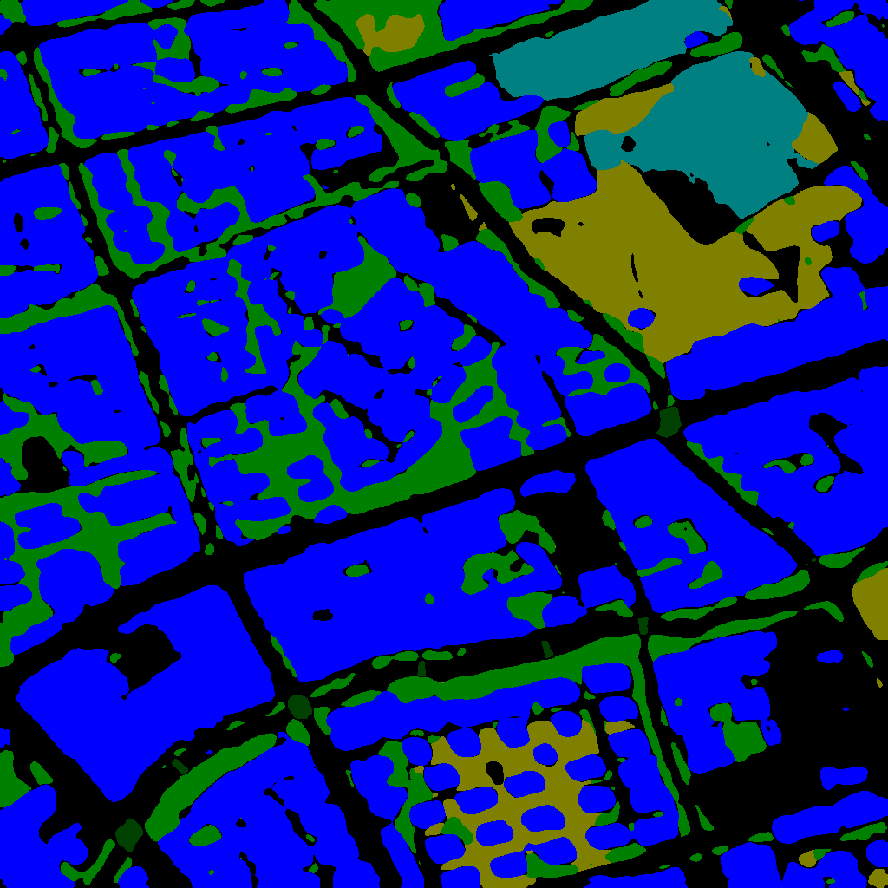
#> input picture Question1/download.png, 888 x 888 px, found by its file name
$ jupyter execute test_building_footprint.ipynb
#> lines starting #> are read from the running program, lines starting #| are printed output that depends on the picture; after the words box and inside, x2 and y2 are one past the last pixel; in counts of white or black regions, pixels touching at a corner belong together
[cell 1]
import cv2
import os
import numpy as np
import pandas as pd
import matplotlib.pyplot as plt
from scipy.spatial import Delaunay
from collections import defaultdict

[cell 2]
plt.rcParams['font.family'] = ['SimHei']  # 设置字体为‘SimHei’
plt.rcParams['axes.unicode_minus'] = False  # 正确显示负号

[cell 3]
# 读取图像
image_path = os.path.join(r'C:\Users\11054\Desktop\hust\Question1\download.png')
image = cv2.imread(image_path)
#> image is the input picture: shape (888, 888, 3); mean B, G, R 133.1, 32.4, 8.8

# 将图像从 BGR 转换到 HSV 颜色空间
hsv = cv2.cvtColor(image, cv2.COLOR_BGR2HSV)
#> hsv: shape (888, 888, 3); mean H, S, V 74.5, 192.5, 160.1

# 定义 HSV 中蓝色的范围 110~130
lower_blue = np.array([110,50,50])
upper_blue = np.array([130,255,255])

# 阈值 HSV 图像，获取蓝色范围
mask = cv2.inRange(hsv, lower_blue, upper_blue)
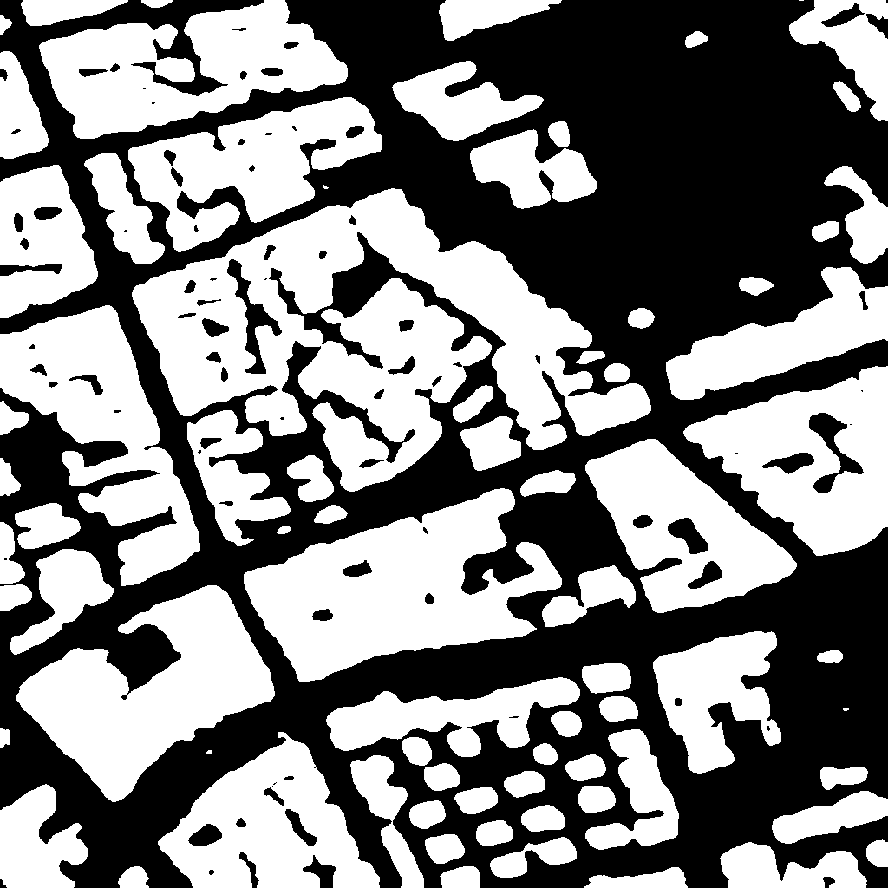
#> mask: shape (888, 888); 50.1% white; 84 black regions (20 under 20 px), largest, box (x1, y1, x2, y2) and area: (0, 0, 888, 888) 380988, (227, 259, 282, 374) 1584, (809, 413, 864, 493) 1411

#  去除噪点 & 填充蓝色区域中的小洞
kernel = np.ones((5,5),np.uint8)
mask = cv2.morphologyEx(mask, cv2.MORPH_OPEN, kernel)
#> mask: shape (888, 888); 50% white; 77 white regions, largest, box (x1, y1, x2, y2) and area: (132, 189, 593, 492) 63627, (244, 488, 562, 682) 32207, (16, 585, 275, 801) 26429
mask = cv2.morphologyEx(mask, cv2.MORPH_CLOSE, kernel)
#> mask: shape (888, 888); 50.4% white; 70 black regions, largest, box (x1, y1, x2, y2) and area: (0, 0, 888, 888) 373217, (331, 235, 504, 351) 4371, (228, 260, 280, 374) 1549

# 使用蒙版获取原图像中的蓝色部分
blue_part = cv2.bitwise_and(image, image, mask=mask)

# 保存蓝色部分图像
output_path = os.path.join(r'C:\Users\11054\Desktop\hust\Question1\blue_part.png')
cv2.imwrite(output_path, blue_part)

# 显示原图、蒙版和蓝色部分
plt.figure(figsize=(15, 5))

plt.subplot(1, 3, 1)
plt.imshow(cv2.cvtColor(image, cv2.COLOR_BGR2RGB))
plt.title('Original Image')
plt.axis('off')

plt.subplot(1, 3, 2)
plt.imshow(mask, cmap='gray')
plt.title('Mask')
plt.axis('off')

plt.subplot(1, 3, 3)
plt.imshow(cv2.cvtColor(blue_part, cv2.COLOR_BGR2RGB))
plt.title('Blue Part')
plt.axis('off')

plt.tight_layout()
plt.show()
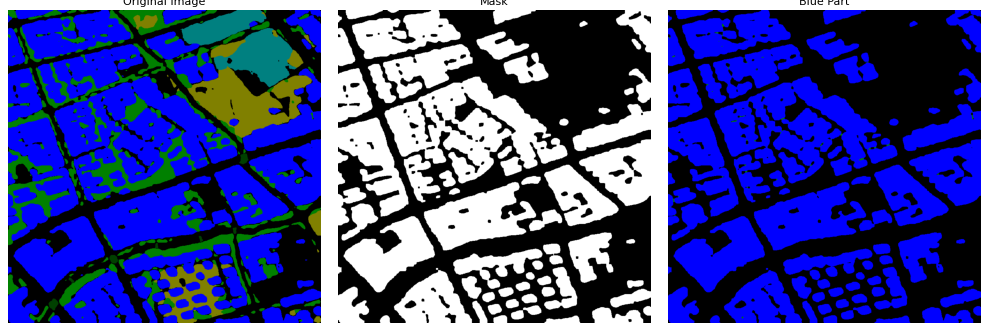
#> figure drawn by matplotlib, 3 panels

output_path

[cell 4]
# 使用之前生成的mask，将非蓝色区域变为白色
# 白色在BGR中表示为(255, 255, 255)
white_background = np.full(image.shape, 255, dtype=image.dtype)
# 只在非蓝色区域应用白色背景
non_blue_part = cv2.bitwise_and(white_background, white_background, mask=~mask)
#> non_blue_part: shape (888, 888, 3); 49.6% white; 70 white regions
#> white_background: shape (888, 888, 3); every value is 255

# 蓝色区域变为灰色，取蓝色部分的平均值作为灰度值
# 灰色在BGR中表示为相同的值(即平均值)
blue_to_gray = blue_part.copy()
blue_gray_value = cv2.mean(blue_to_gray, mask=mask)[:3]
#> blue_gray_value = (253.1, 0.375, 0.000322)
gray_value = int(np.mean(blue_gray_value))
#> gray_value = 84
blue_to_gray[blue_to_gray > 0] = gray_value

# 将变为灰色的蓝色区域与白色背景合并
gray_blue_white_image = cv2.add(blue_to_gray, non_blue_part)

# 保存灰度图像
output_gray_path = os.path.join(r'C:\Users\11054\Desktop\hust\Question1\blue_gray_blue_white_image.png')
cv2.imwrite(output_gray_path, gray_blue_white_image)

# 显示灰度图像
plt.imshow(cv2.cvtColor(gray_blue_white_image, cv2.COLOR_BGR2RGB))
plt.title('Gray Blue on White Image')
plt.axis('off')
plt.show()

output_gray_path

[cell 5]
# 载入处理好的图像，其中蓝色部分变为灰色，其余变为白色
gray_blue_white_image = cv2.imread(output_gray_path)

# 寻找灰色实体的轮廓
# 将图像转换为灰度图像
gray = cv2.cvtColor(gray_blue_white_image, cv2.COLOR_BGR2GRAY)
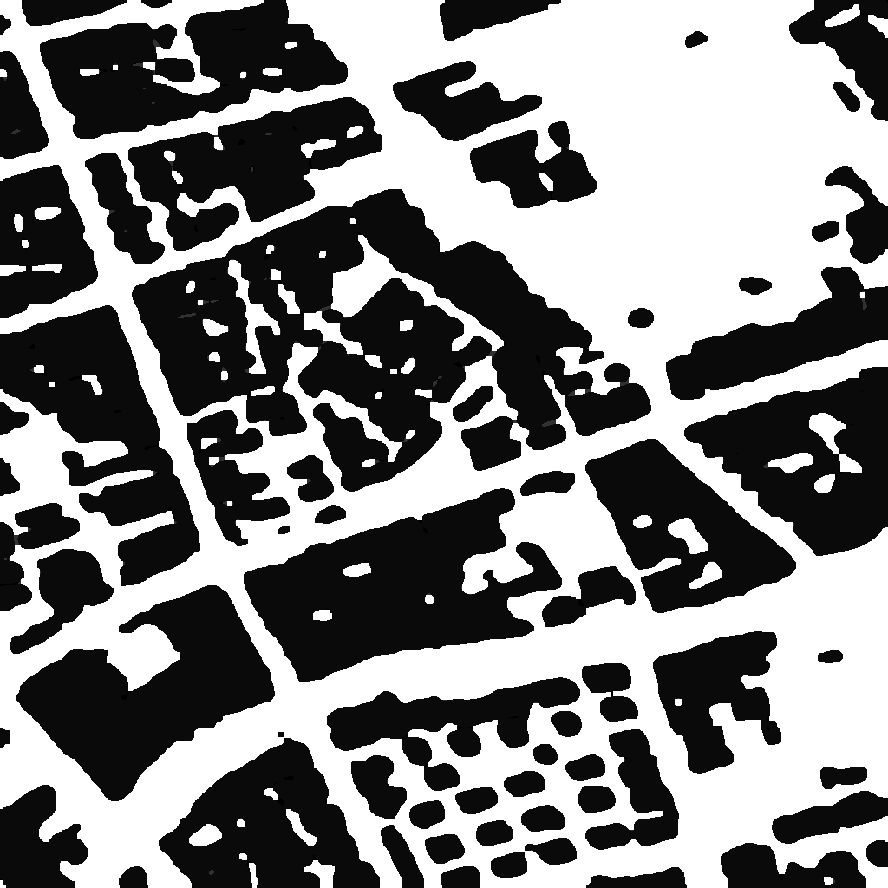
#> gray: shape (888, 888); min 0, max 255, mean 131.7

# 设置阈值以仅保留灰色实体
_, thresh = cv2.threshold(gray, 240, 255, cv2.THRESH_BINARY_INV)

# 查找轮廓
contours, _ = cv2.findContours(thresh, cv2.RETR_EXTERNAL, cv2.CHAIN_APPROX_SIMPLE)
#> contours = 66 contours; largest, box (x1, y1, x2, y2) and area: (132, 189, 651, 492) 80049, (244, 488, 562, 682) 32304, (16, 585, 275, 801) 26066, (0, 305, 200, 586) 24154, (40, 0, 348, 139) 23796

# 在原图上绘制红色轮廓，保留灰色实体
cv2.drawContours(gray_blue_white_image, contours, -1, (0, 0, 255), 2)
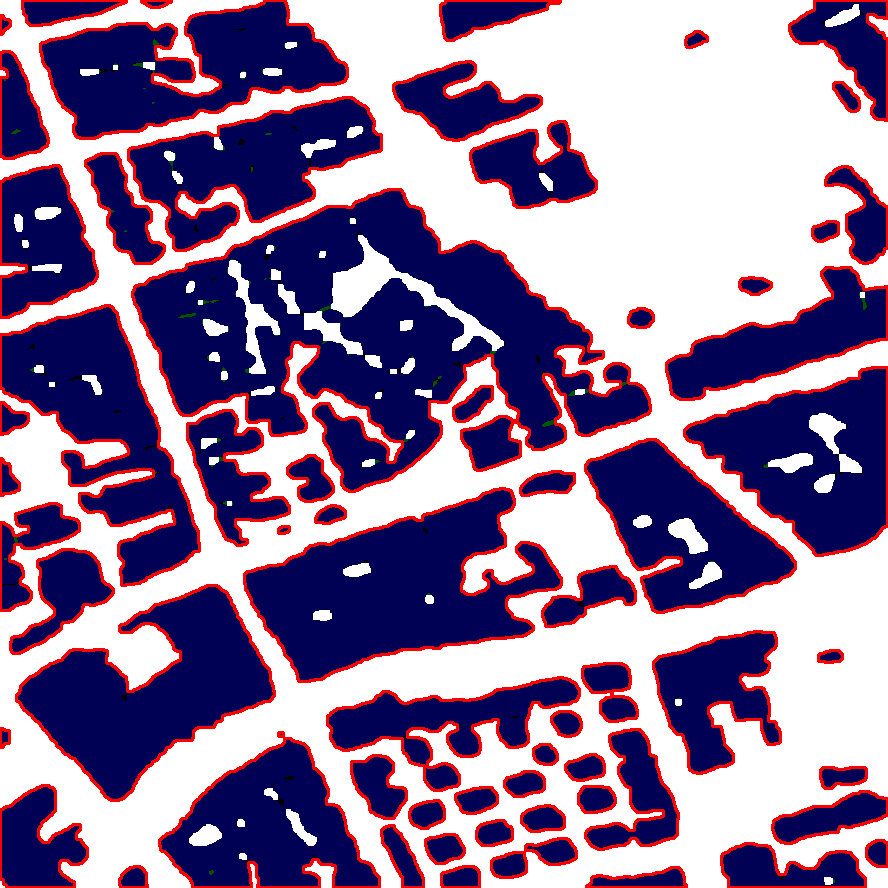
#> gray_blue_white_image: shape (888, 888, 3); mean B, G, R 155.5, 118.5, 141.8

# 显示图像
plt.imshow(cv2.cvtColor(gray_blue_white_image, cv2.COLOR_BGR2RGB))
plt.title('Gray Entities with Red Contours')
plt.axis('off')
plt.show()

# 保存结果图像
output_contoured_gray_path = os.path.join(r'C:\Users\11054\Desktop\hust\Question1\gray_entities_with_red_contours.png')
cv2.imwrite(output_contoured_gray_path, gray_blue_white_image)
#> Out = True

[cell 6]
# 使用边界矩形的中心，它应该在实体内部。

# 加载图像并转换为灰度图像
gray_blue_white_image = cv2.imread(output_contoured_gray_path)
gray = cv2.cvtColor(gray_blue_white_image, cv2.COLOR_BGR2GRAY)

# 设定阈值以保留灰色实体
_, thresh = cv2.threshold(gray, 240, 255, cv2.THRESH_BINARY_INV)
#> thresh: shape (888, 888); 53.6% white; 70 black regions

# 找到灰色实体的轮廓
contours, _ = cv2.findContours(thresh, cv2.RETR_EXTERNAL, cv2.CHAIN_APPROX_SIMPLE)
#> contours = 64 contours; largest, box (x1, y1, x2, y2) and area: (131, 188, 652, 493) 83247, (243, 487, 563, 683) 33684, (15, 584, 276, 802) 27238, (0, 304, 201, 587) 25567, (39, 0, 349, 140) 25061

# 获取图像高度，以将y坐标转换为常规笛卡尔坐标系
height = gray_blue_white_image.shape[0]
#> height = 888

# 存储关键点及其数据的列表
keypoints = []
keypoints_data = []

# 遍历轮廓
for contour in contours:
    # 为每个轮廓计算边界矩形
    x, y, w, h = cv2.boundingRect(contour)

    # 将边界矩形的中心作为关键点
    cX = x + w // 2
    cY = (y + h // 2)  # 转换y坐标

    # 将点添加到关键点列表中，并在图像上绘制
    keypoints.append((cX, cY))
    keypoints_data.append({'x': cX, 'y': cY})
    cv2.circle(gray_blue_white_image, (cX, cY), 5, (0, 255, 255), -1)
#> this loop made 64 passes
#> (x, y, w, h, cX, cY) on passes 1 to 12: (585, 866, 103, 22, 636, 877), (440, 865, 41, 23, 460, 876), (118, 865, 31, 23, 133, 876), (720, 842, 147, 46, 793, 865), (865, 839, 23, 29, 876, 853), (490, 837, 88, 42, 534, 858), (424, 833, 42, 32, 445, 849), (380, 824, 45, 64, 402, 856), (475, 819, 39, 28, 494, 833), (520, 804, 46, 29, 543, 818), (408, 799, 38, 31, 427, 814), (771, 790, 117, 55, 829, 817)
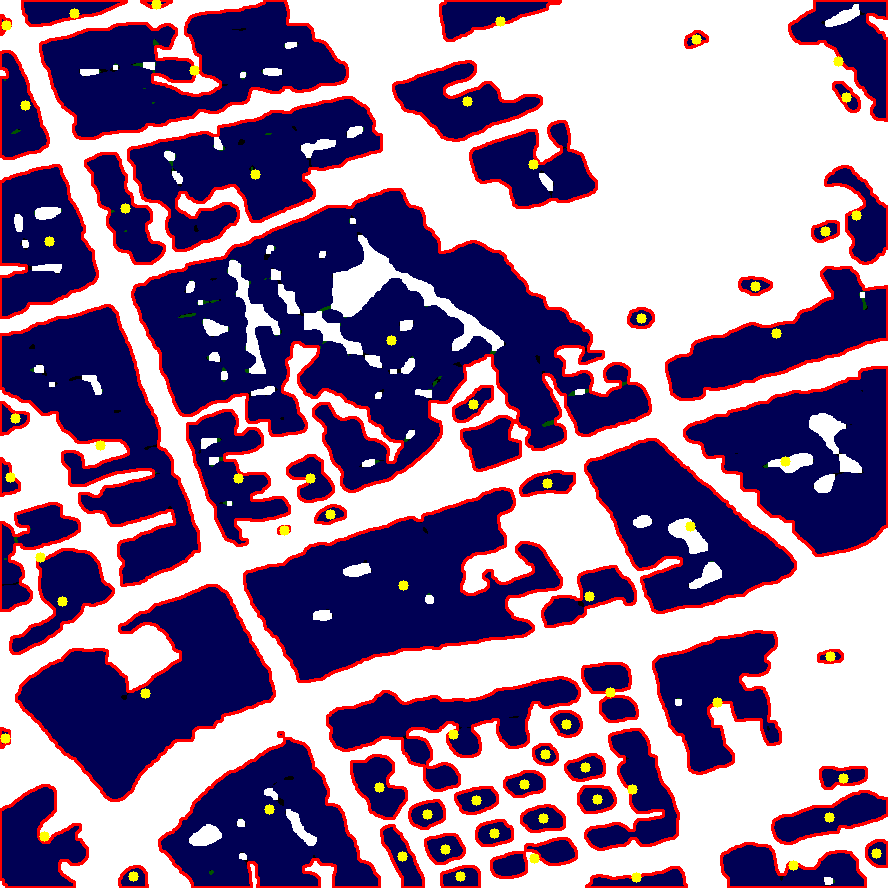
#> gray_blue_white_image: shape (888, 888, 3); 0.66% of pixels changed, all inside (x1, y1, x2, y2) = (0, 0, 882, 883)
#> after the loop, keypoints = 64 pairs, first value 5 to 876, second value 4 to 877; keypoints_data = 64 items

# 显示黄色关键点图像
plt.imshow(cv2.cvtColor(gray_blue_white_image, cv2.COLOR_BGR2RGB))
plt.title('Gray Entities with Yellow Keypoints')
plt.axis('off')
plt.show()

# 保存修改后的图像
output_image_with_keypoints_path = os.path.join(r'C:\Users\11054\Desktop\hust\Question1\gray_entities_with_keypoints.png')
cv2.imwrite(output_image_with_keypoints_path, gray_blue_white_image)

# 将关键点数据转换为数据框
df_keypoints_accurate = pd.DataFrame(keypoints_data)
#> df_keypoints_accurate = table of 64 rows and 2 columns

# 将关键点数据保存到Excel文件
keypoints_excel_path = os.path.join(r'C:\Users\11054\Desktop\hust\Question1\keypoints_coordinates.xlsx')
df_keypoints_accurate.to_excel(keypoints_excel_path, index=False)

# 返回带有准确关键点的图像和Excel文件的新路径
output_image_with_keypoints_path, keypoints_excel_path

[cell 7]
# 读取关键点坐标
excel_path = os.path.join(r'C:\Users\11054\Desktop\hust\Question1\keypoints_coordinates.xlsx')
df_keypoints = pd.read_excel(excel_path)
points = df_keypoints.to_numpy()

# 载入图像
keypoints2_image_path = os.path.join(r'C:\Users\11054\Desktop\hust\Question1\gray_entities_with_keypoints.png')
image = cv2.imread(keypoints2_image_path)
# 应用 Delaunay 三角剖分
tri = Delaunay(points)

# 根据 Delaunay三角剖分绘制连接线
for simplex in tri.simplices:
    for i in range(3):
        pt1 = tuple(points[simplex[i]])
        pt2 = tuple(points[simplex[(i+1) % 3]])
        cv2.line(image, pt1, pt2, (255, 255, 0), 2)  # 使用蓝绿黄色线条
#> image: shape (888, 888, 3); 8.98% of pixels changed, all inside (x1, y1, x2, y2) = (4, 3, 878, 879)

# 再次绘制黄色关键点
for x, y in points:
    cv2.circle(image, (x, y), 5, (0, 255, 255), -1)
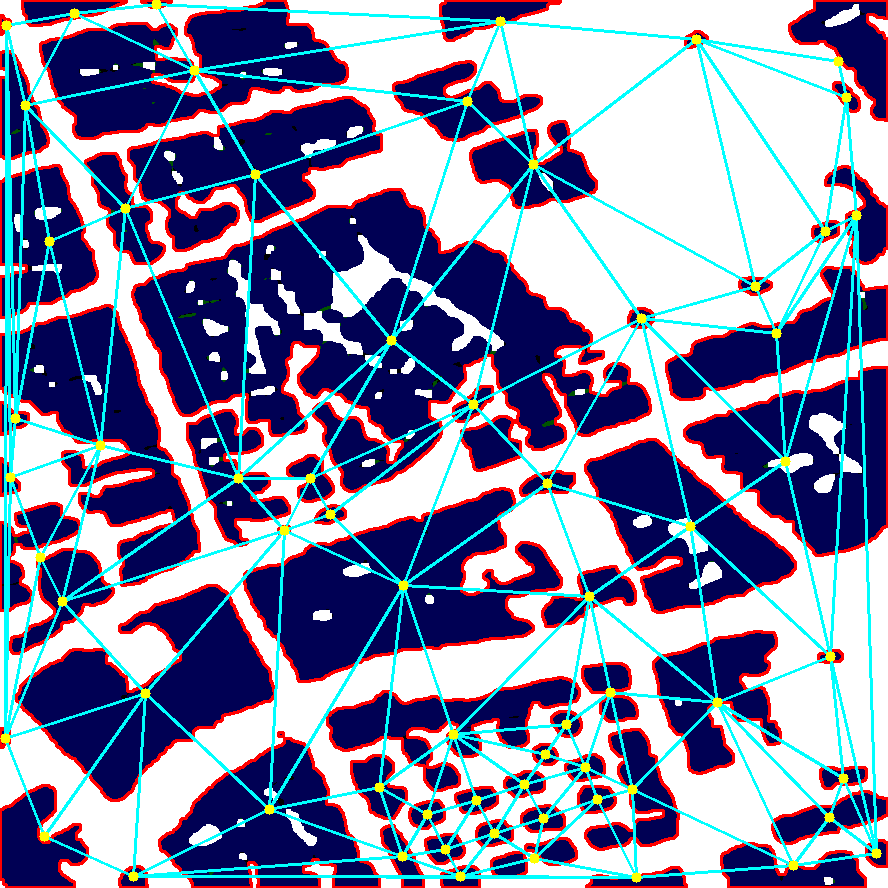
#> image: shape (888, 888, 3); mean B, G, R 163.9, 132.3, 131.3

# 显示图像
plt.imshow(cv2.cvtColor(image, cv2.COLOR_BGR2RGB))
plt.title('Network of Connected Points on Original Image')
plt.axis('off')
plt.show()

# 保存结果
output_network_image_path = os.path.join(r'C:\Users\11054\Desktop\hust\Question1\gray_entities_with_network.png')
cv2.imwrite(output_network_image_path, image)
#> Out = True

[cell 8]
# 字典存储每个点及其相连点关系
point_connections = defaultdict(set)

# 遍历Delaunay三角剖分的每个单纯形，提取点对
for simplex in tri.simplices:
    for i in range(3):
        pt1 = points[simplex[i]]
        pt2 = points[simplex[(i+1) % 3]]
        # 将点对添加到字典中
        point_connections[tuple(pt1)].add(tuple(pt2))
        point_connections[tuple(pt2)].add(tuple(pt1))

# 计算最大连接数
max_connections = max(len(connections) for connections in point_connections.values())

# 创建列名
columns = ['Point'] + [f'Connected_Point_{i+1}' for i in range(max_connections)]

# 创建一个列表来存储所有行的数据
data = []
for point, connected_points in point_connections.items():
    row = [point] + list(connected_points) + [None] * (max_connections - len(connected_points))
    data.append(row)

# 从列表创建DataFrame
df_connections = pd.DataFrame(data, columns=columns)

# 保存DataFrame为Excel文件
output_excel_path = os.path.join(r'C:\Users\11054\Desktop\hust\Question1\point_connections.xlsx')
df_connections.to_excel(output_excel_path, index=False)
